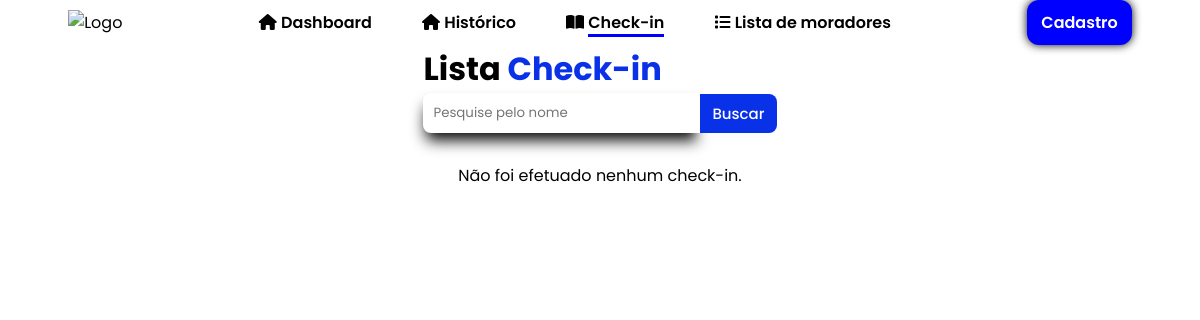
Page /Paginas/lista.php on the earlier database version.
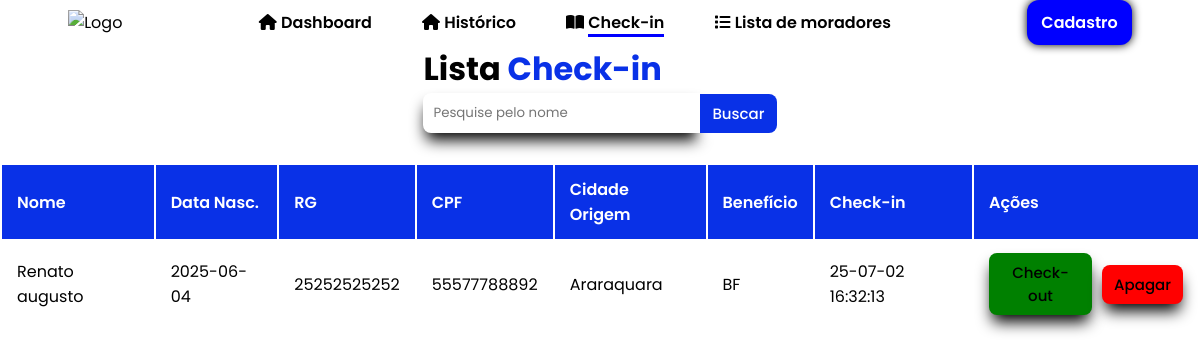
Same page on the later database version.
### tables this page shows
CREATE TABLE hospedagens(
    id INTEGER PRIMARY KEY AUTOINCREMENT,
    morador_id INTEGER,
    data_checkin text,
    data_checkout text,
    jantou TEXT,
    banho TEXT,
    passagem TEXT,
    destino TEXT,
    atendente TEXT,
    FOREIGN KEY (morador_id) REFERENCES moradores(id)
    );

CREATE TABLE moradores(
    id INTEGER PRIMARY KEY AUTOINCREMENT,
    nome TEXT NOT NULL,
    data_nasc TEXT NOT NULL,
    rg TEXT NOT NULL,
    cpf TEXT NOT NULL,
    cidade_origem TEXT NOT NULL,
    beneficio TEXT NOT NULL
    );

### Paginas/lista.php (the view, shortened to what this page needs)
<?php
require '../Formularios/processo.php';
$pesquisa = $_GET['nome'] ?? '';
if ($pesquisa) {
  $sql = "SELECT h.id AS hospedagens, m.id AS morador_id, m.nome, m.data_nasc, m.rg, m.cpf, m.cidade_origem, m.beneficio, h.data_checkin
          FROM moradores m
          JOIN hospedagens h ON m.id = h.morador_id
          WHERE h.data_checkout IS NULL AND m.nome LIKE ?
          ORDER BY h.data_checkin ASC";
  $stmt = $db->prepare($sql);
  $stmt->execute(["%$pesquisa%"]);
} else {
  $sql = "SELECT h.id AS hospedagens, m.id AS morador_id, m.nome, m.data_nasc, m.rg, m.cpf, m.cidade_origem, m.beneficio, h.data_checkin
          FROM moradores m
          JOIN hospedagens h ON m.id = h.morador_id
          WHERE h.data_checkout IS NULL
          ORDER BY h.data_checkin ASC";
  $stmt = $db->prepare($sql);
  $stmt->execute();
}
$moradores = $stmt->fetchAll(PDO::FETCH_ASSOC);
?>
<!DOCTYPE html>
<html lang="pt-br">
    <head>
        <link rel="stylesheet" href="https://cdnjs.cloudflare.com/ajax/libs/font-awesome/6.7.2/css/all.min.css">
        <link rel="stylesheet" href="/css/style.css">
        <link rel="stylesheet" href="/css/navbar.css">
        <link rel="stylesheet" href="/css/home.css">
      </head>
    <body>
  <header>
<nav id="navbar">
  <img src="https://www.aparecida.sp.gov.br/img/logo_rodape.png" class="img-fluid " alt="Logo">
   <ul id="nav_list">
        <li class="nav-item">
            <i class="fa-solid fa-house"></i>
          <a href="/Paginas/index.php">Dashboard</a>
          </li>
            <li class="nav-item">
          <i class="fa-solid fa-house"></i>
          <a href="/Paginas/checarlista.php">Histórico</a>
          </li>
            <li class="nav-item active">
          <i class="fa-solid fa-book-open"></i>
          <a href="/Paginas/lista.php">Check-in</a>
          </li>
          <li class="nav-item">
            <i class="fa-solid fa-list"></i>
          <a href="/Paginas/fazcheckin.php">Lista de moradores</a>
          </li>
      </ul>
      <a href = "cadmorador.html" class = "btn btn-default">
          Cadastro
      </a>
     </nav>
  </header>
<main id="form-container">
    <div class="form-header">
        <h1 class="title">Lista
          <span>Check-in</span>
        </h1>
        <form method="get" action="">
            <div class="input-group">
                <input type="text" class="form-control" placeholder="Pesquise pelo nome" name="nome" value="<?php echo htmlspecialchars($pesquisa); ?>">
                <button class="btn btn-primary" type="submit">Buscar</button>
            </div>
        </form>
    </div>
    <?php if (count($moradores) > 0): ?>
        <div class="table-responsive">
            <table class="table table-bordered table-hover">
                <thead>
                    <tr>
                        <th>Nome</th>
                        <th>Data Nasc.</th>
                        <th>RG</th>
                        <th>CPF</th>
                        <th>Cidade Origem</th>
                        <th>Benefício</th>
                        <th>Check-in</th>
                        <th class="text-center">Ações</th>
                    </tr>
                </thead>
                <tbody>
                    <?php foreach ($moradores as $m): ?>
                        <tr>
                            <td><?php echo htmlspecialchars($m['nome']); ?></td>
                            <td><?php echo htmlspecialchars($m['data_nasc']); ?></td>
                            <td><?php echo htmlspecialchars($m['rg']); ?></td>
                            <td><?php echo htmlspecialchars($m['cpf']); ?></td>
                            <td><?php echo htmlspecialchars($m['cidade_origem']); ?></td>
                            <td><?php echo htmlspecialchars($m['beneficio']); ?></td>
                            <td><?php echo htmlspecialchars($m['data_checkin']); ?></td>
                            <td>
                                <div class="action-buttons">
                                    <form method="get" action="../Formularios/checkout.php" onsubmit="return confirm('Deseja confirmar o check-out?')">
                                        <button class="btn btn-sm btn-success" type="submit">Check-out</button>
                                    </form>
                                    <form method="post" action="../Formularios/delete.php" onsubmit="return confirm('Confirma a exclusão do registro?')">
                                        <button class="btn btn-sm btn-danger" type="submit">Apagar</button>
                                    </form>
                                </div>
                            </td>
                        </tr>
                    <?php endforeach; ?>
                </tbody>
            </table>
        </div>
    <?php else: ?>
        <p class="text-center">Não foi efetuado nenhum check-in.</p>
    <?php endif; ?>
</main>
    </body>
    </html>

Differences in the rows shown:
added hospedagens: morador.nome "Renato augusto", morador.data_nasc "2025-06-04", morador.rg "25252525252", morador.cpf "55577788892", morador.cidade_origem "Araraquara", morador.beneficio "BF", data_checkin "25-07-02 16:32:13"
Other differences:
text no longer shown: "Não foi efetuado nenhum check-in."
text now shown: "Nome Data Nasc. RG CPF Cidade Origem Benefício Check-in Ações"
